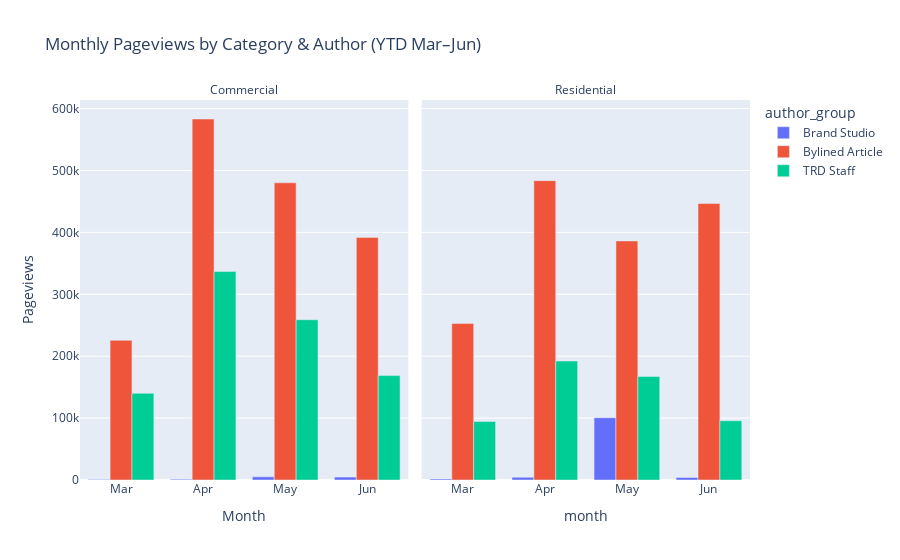

Notebook cell for this chart:
### Code cell
# ─── PLOT ───────────────────────────────────────────────────────────────────
month_order = [label for _,_,label in periods]
fig = px.bar(
    df_summary,
    x="month",
    y="pageviews",
    color="author_group",
    facet_col="classification",
    category_orders={"month": month_order},
    barmode="group",
    title=f"Monthly Pageviews by Category & Author (YTD Mar–{calendar.month_abbr[now.month]})"
)
fig.update_layout(xaxis_title="Month", yaxis_title="Pageviews")
# Simplify facet titles
fig.for_each_annotation(lambda a: a.update(text=a.text.split("=")[-1]))
fig.write_html("index.html")
fig.show()

### Figure 1 — Plotly figure (JSON) as saved in the notebook; plotly's stock layout.template omitted (floating-point values rounded to 4 significant figures)
{"data": [{"alignmentgroup": "True", "hovertemplate": "author_group=Brand Studio<br>classification=Commercial<br>month=%{x}<br>pageviews=%{y}<extra></extra>", "legendgroup": "Brand Studio", "marker": {"color": "#636efa", "pattern": {"shape": ""}}, "name": "Brand Studio", "offsetgroup": "Brand Studio", "orientation": "v", "showlegend": true, "textposition": "auto", "type": "bar", "x": ["Mar", "Apr", "May", "Jun"], "xaxis": "x", "y": [607, 1344, 5085, 4674], "yaxis": "y"}, {"alignmentgroup": "True", "hovertemplate": "author_group=Brand Studio<br>classification=Residential<br>month=%{x}<br>pageviews=%{y}<extra></extra>", "legendgroup": "Brand Studio", "marker": {"color": "#636efa", "pattern": {"shape": ""}}, "name": "Brand Studio", "offsetgroup": "Brand Studio", "orientation": "v", "showlegend": false, "textposition": "auto", "type": "bar", "x": ["Mar", "Apr", "May", "Jun"], "xaxis": "x2", "y": [1663, 4417, 100602, 4129], "yaxis": "y2"}, {"alignmentgroup": "True", "hovertemplate": "author_group=Bylined Article<br>classification=Commercial<br>month=%{x}<br>pageviews=%{y}<extra></extra>", "legendgroup": "Bylined Article", "marker": {"color": "#EF553B", "pattern": {"shape": ""}}, "name": "Bylined Article", "offsetgroup": "Bylined Article", "orientation": "v", "showlegend": true, "textposition": "auto", "type": "bar", "x": ["Mar", "Apr", "May", "Jun"], "xaxis": "x", "y": [225605, 583237, 480182, 391984], "yaxis": "y"}, {"alignmentgroup": "True", "hovertemplate": "author_group=Bylined Article<br>classification=Residential<br>month=%{x}<br>pageviews=%{y}<extra></extra>", "legendgroup": "Bylined Article", "marker": {"color": "#EF553B", "pattern": {"shape": ""}}, "name": "Bylined Article", "offsetgroup": "Bylined Article", "orientation": "v", "showlegend": false, "textposition": "auto", "type": "bar", "x": ["Mar", "Apr", "May", "Jun"], "xaxis": "x2", "y": [252908, 483665, 386248, 446695], "yaxis": "y2"}, {"alignmentgroup": "True", "hovertemplate": "author_group=TRD Staff<br>classification=Commercial<br>month=%{x}<br>pageviews=%{y}<extra></extra>", "legendgroup": "TRD Staff", "marker": {"color": "#00cc96", "pattern": {"shape": ""}}, "name": "TRD Staff", "offsetgroup": "TRD Staff", "orientation": "v", "showlegend": true, "textposition": "auto", "type": "bar", "x": ["Mar", "Apr", "May", "Jun"], "xaxis": "x", "y": [139991, 336754, 258887, 168711], "yaxis": "y"}, {"alignmentgroup": "True", "hovertemplate": "author_group=TRD Staff<br>classification=Residential<br>month=%{x}<br>pageviews=%{y}<extra></extra>", "legendgroup": "TRD Staff", "marker": {"color": "#00cc96", "pattern": {"shape": ""}}, "name": "TRD Staff", "offsetgroup": "TRD Staff", "orientation": "v", "showlegend": false, "textposition": "auto", "type": "bar", "x": ["Mar", "Apr", "May", "Jun"], "xaxis": "x2", "y": [94490, 192151, 167099, 95697], "yaxis": "y2"}], "layout": {"annotations": [{"font": {}, "showarrow": false, "text": "Commercial", "x": 0.245, "xanchor": "center", "xref": "paper", "y": 1, "yanchor": "bottom", "yref": "paper"}, {"font": {}, "showarrow": false, "text": "Residential", "x": 0.755, "xanchor": "center", "xref": "paper", "y": 1, "yanchor": "bottom", "yref": "paper"}], "barmode": "group", "legend": {"title": {"text": "author_group"}, "tracegroupgap": 0}, "title": {"text": "Monthly Pageviews by Category & Author (YTD Mar–Jun)"}, "xaxis": {"anchor": "y", "categoryarray": ["Jan", "Feb", "Mar", "Apr", "May", "Jun"], "categoryorder": "array", "domain": [0, 0.49], "title": {"text": "Month"}}, "xaxis2": {"anchor": "y2", "categoryarray": ["Jan", "Feb", "Mar", "Apr", "May", "Jun"], "categoryorder": "array", "domain": [0.51, 1], "matches": "x", "title": {"text": "month"}}, "yaxis": {"anchor": "x", "domain": [0, 1], "title": {"text": "Pageviews"}}, "yaxis2": {"anchor": "x2", "domain": [0, 1], "matches": "y", "showticklabels": false}}}
